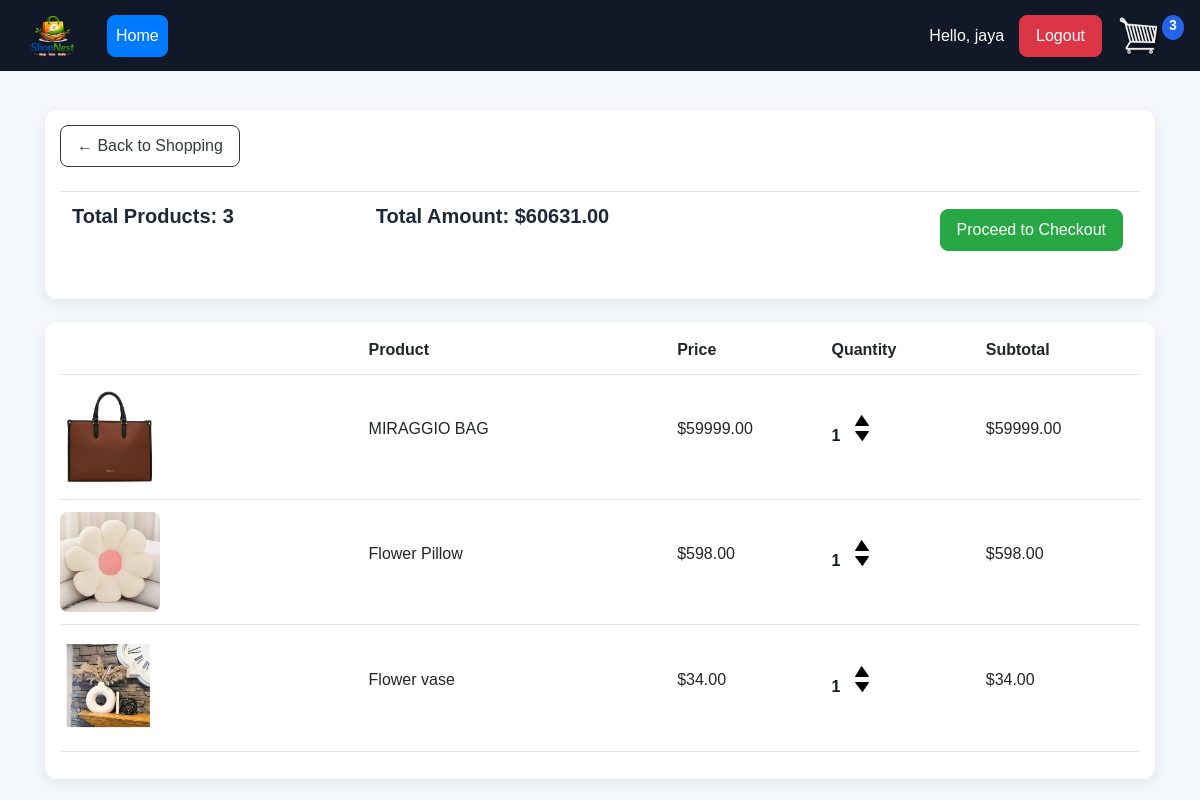
The app's page /cart/ (signed in) with its own data.
### store/models.py (models this page shows, shortened)
class Order(models.Model):
	customer = models.ForeignKey(
		Customer,
		on_delete=models.SET_NULL,
		null=True,
		blank=True
	)
	date_ordered = models.DateTimeField(
		auto_now_add=True
	)
	complete = models.BooleanField(
		default=False
	)
	transaction_id = models.CharField(
		max_length=100,
		null=True
	)
	@property
	def get_cart_total(self):
		orderitems = self.orderitem_set.all()
		total = sum([
			item.get_total for item in orderitems
		])
		return total
	@property
	def get_cart_items(self):
		orderitems = self.orderitem_set.all()
		total = sum([
			item.quantity for item in orderitems
		])
		return total

class OrderItem(models.Model):
	product = models.ForeignKey(
		Product,
		on_delete=models.SET_NULL,
		null=True
	)
	order = models.ForeignKey(
		Order,
		on_delete=models.SET_NULL,
		null=True
	)
	quantity = models.IntegerField(
		default=0,
		null=True,
		blank=True
	)
	date_added = models.DateTimeField(
		auto_now_add=True
	)
	@property
	def get_total(self):
		total = self.product.price * self.quantity
		return total

class Product(models.Model):
	name = models.CharField(
		max_length=200
	)
	price = models.FloatField()
	digital = models.BooleanField(
		default=False,
		null=True,
		blank=True
	)
	image = models.ImageField(
		null=True,
		blank=True
	)
	@property
	def imageURL(self):
		try:
			url = self.image.url
		except:
			url = ''
		return url

### store/views.py (the view)
# urls.py: path('cart/', views.cart, name="cart"),
@login_required(login_url='login')
def cart(request):
	data = cartData(request)
	cartItems = data['cartItems']
	order = data['order']
	items = data['items']
	context = {
		'items':items,
		'order':order,
		'cartItems':cartItems
	}
	return render(request, 'store/cart.html', context)

### store/utils.py (called while the page is built)
def cartData(request):
	if request.user.is_authenticated:
		customer = request.user.customer
		order, created = Order.objects.get_or_create(
			customer=customer,
			complete=False
		)
		items = order.orderitem_set.all()
		cartItems = order.get_cart_items
	else:
		cookieData = cookieCart(request)
		cartItems = cookieData['cartItems']
		order = cookieData['order']
		items = cookieData['items']
	return {
		'cartItems':cartItems,
		'order':order,
		'items':items
	}

### store/templates/store/cart.html (shortened to what this page needs)
{% extends 'store/main.html' %}
{% load static %}
{% block content %}
<div class="row">
	<div class="col-lg-12">
		<div class="box-element">
			<a class="btn btn-outline-dark" href="{% url 'store' %}">
				&#x2190; Back to Shopping
			</a>
			<br><br>
			<table class="table">
				<tr>
					<th>
						<h5>Total Products:
							<strong>{{order.get_cart_items}}</strong>
						</h5>
					</th>
					<th>
						<h5>Total Amount:
							<strong>${{order.get_cart_total|floatformat:2}}</strong>
						</h5>
					</th>
					<th>
						<a style="float:right; margin:5px;"
						   class="btn btn-success"
						   href="{% url 'checkout' %}">
							Proceed to Checkout
						</a>
					</th>
				</tr>
			</table>
		</div>
		<br>
		<div class="box-element">
			<div class="cart-row">
				<div style="flex:2">
					<strong>Product</strong>
				</div>
				<div style="flex:1">
					<strong>Price</strong>
				</div>
				<div style="flex:1">
					<strong>Quantity</strong>
				</div>
				<div style="flex:1">
					<strong>Subtotal</strong>
				</div>
			</div>
			{% for item in items %}
			<div class="cart-row">
				<div style="flex:2">
					<img class="row-image" src="{{item.product.imageURL}}">
				</div>
				<div style="flex:2">
					<p>{{item.product.name}}</p>
				</div>
				<div style="flex:1">
					<p>${{item.product.price|floatformat:2}}</p>
				</div>
				<div style="flex:1">
					<p class="quantity">{{item.quantity}}</p>
					<div class="quantity">
						<img
						data-product="{{item.product.id}}"
						data-action="add"
						class="chg-quantity update-cart"
						src="{% static 'images/arrow-up.png' %}">
						<img
						data-product="{{item.product.id}}"
						data-action="remove"
						class="chg-quantity update-cart"
						src="{% static 'images/arrow-down.png' %}">
					</div>
				</div>
				<div style="flex:1">
					<p>${{item.get_total|floatformat:2}}</p>
				</div>
			</div>
			{% endfor %}
		</div>
	</div>
</div>
{% endblock content %}

### store/templates/store/main.html (shortened to what this page needs)
<!DOCTYPE html>
{% load static %}
<html>
<head>
	<link rel="stylesheet"
	href="https://stackpath.bootstrapcdn.com/bootstrap/4.4.1/css/bootstrap.min.css"
>
	<link rel="stylesheet"
	type="text/css"
	href="{% static 'css/main.css' %}">
</head>
<body>
	<nav class="navbar navbar-expand-lg navbar-dark bg-dark">
	  <a class="navbar-brand" href="{% url 'home' %}">
	  	<img class="nav-logo"
	  	src="{% static 'images/logo.png' %}">
	  </a>
	  <div class="collapse navbar-collapse"
	  id="navbarSupportedContent">
	    <ul class="navbar-nav mr-auto">
	      <li class="nav-item active">
	        <a class="nav-link btn btn-primary"
	        href="{% url 'home' %}">
	        Home
	    	</a>
	      </li>
	    </ul>
	    <div class="form-inline my-2 my-lg-0">
    {% if request.user.is_authenticated %}
        <span style="color:white; margin-right:15px;">
            Hello, {{request.user}}
        </span>
        <a href="{% url 'logout' %}"
        class="btn btn-danger">
        Logout
        </a>
    {% else %}
        <a href="{% url 'login' %}"
        class="btn btn-success">
        Login
        </a>
    {% endif %}
    <a href="{% url 'cart' %}">
        <img id="cart-icon"
        src="{% static 'images/cart.png' %}">
    </a>
    <p id="cart-total">{{cartItems}}</p>
</div>
	  </div>
	</nav>
    <div class="container">
        <br>
        {% block content %}
        {% endblock content %}
    </div>
</body>
</html>

### static/css/main.css (style rules this page uses)
body { background-color: #f4f7fb; font-family: Arial, Helvetica, sans-serif; }
h1,h2,h3,h4,h5,h6 { color:#1f2937; font-weight: 600; }
.box-element { box-shadow: 0 4px 12px rgba(0,0,0,0.08); background-color: #ffffff; border-radius: 12px; padding: 15px; transition: 0.3s ease; }
.nav-logo { height:75px; margin-top: -10px; margin-bottom: -20px; }
.bg-dark { background-color: #111827!important; }
#cart-icon { width:45px; display: inline-block; margin-left: 15px; }
#cart-total { display: block; text-align: center; color:white; font-weight: bold; background-color: #2563eb; width: 22px; height: 25px; border-radius: 50%; font-size: 14px; }
.col-lg-4, .col-lg-6, .col-lg-8, .col-lg-12 { margin-top: 15px; }
.btn { border-radius: 8px; padding: 8px 16px; font-weight: 500; transition: 0.3s ease; }
.row-image { width: 100px; border-radius: 8px; }
.cart-row { display: flex; align-items: center; padding-bottom: 12px; margin-bottom: 12px; border-bottom: 1px solid #e5e7eb; }
.quantity { display: inline-block; font-weight: 700; padding-right:10px; color: #111827; }
.chg-quantity { width: 14px; cursor: pointer; display: block; margin-top: 5px; transition:.2s; }

### records on screen
Order: get_cart_items "3", get_cart_total "60631.00"
OrderItem: product.imageURL (picture), product.name "MIRAGGIO BAG", product.price "59999.00", quantity "1", get_total "59999.00"
OrderItem: product.imageURL (picture), product.name "Flower Pillow", product.price "598.00", quantity "1", get_total "598.00"
OrderItem: product.imageURL (picture), product.name "Flower vase", product.price "34.00", quantity "1", get_total "34.00"

### other values on screen
{{ request.user }} "jaya"
{{ cartItems }} "3"
